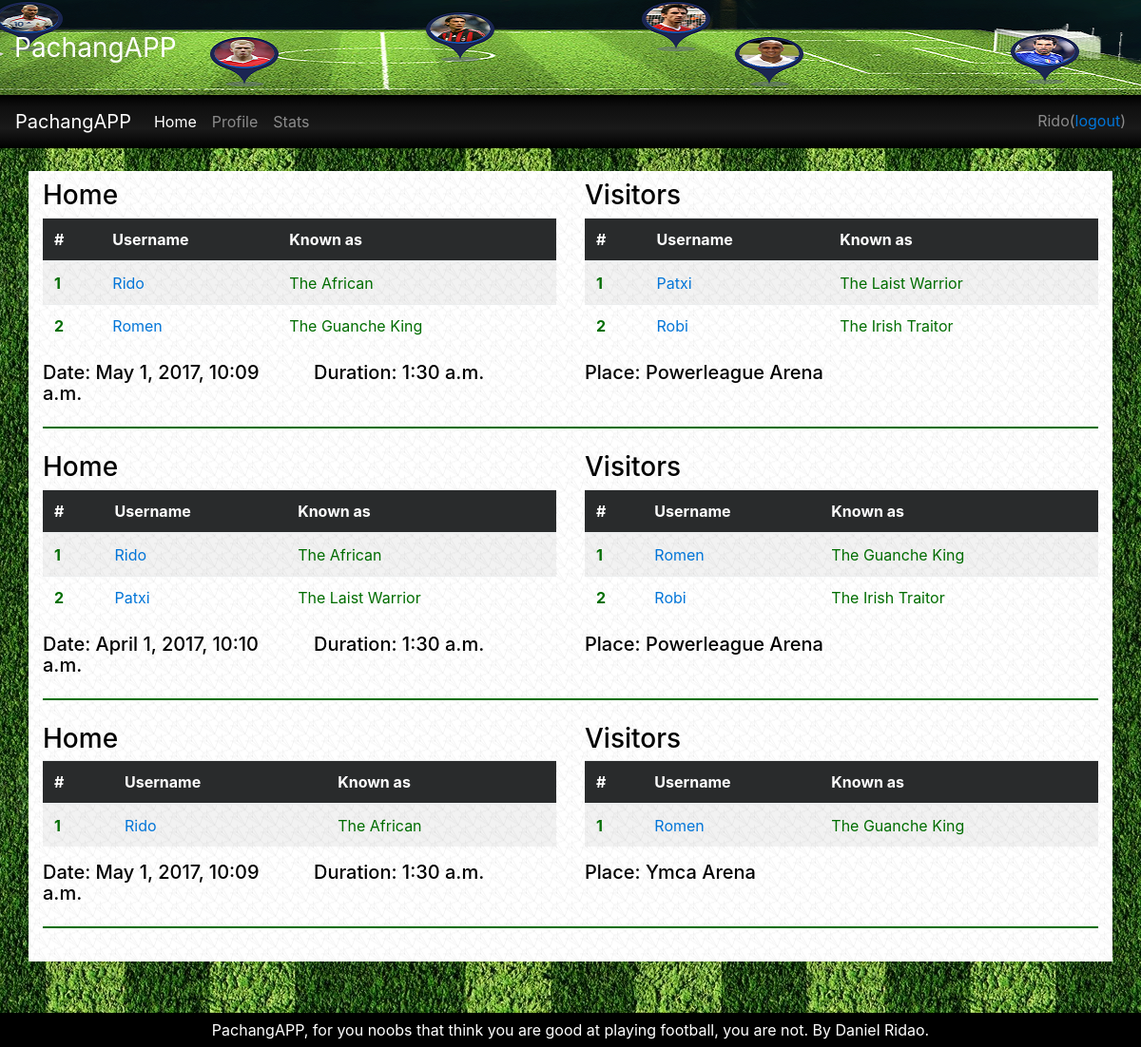
Screenshot of /pachangapp/ (signed in) with the database file from the repository.
### pachangapp/models.py (models this page shows, shortened)
class Match(models.Model):
	date = models.DateTimeField('date')
	duration = models.TimeField('duration')
	arena = models.ForeignKey(Arena, on_delete=models.CASCADE)
	team_home = models.ManyToManyField(User, related_name='home_team')
	team_visitor = models.ManyToManyField(User, related_name='visitors')

class User(models.Model):
	user = models.OneToOneField('auth.User', on_delete=models.CASCADE)
	stats = models.OneToOneField(Stats, on_delete=models.CASCADE)
	known_as = models.CharField(max_length=MODEL_USER_KNOWN_AS, default="")
	groups = models.ManyToManyField(Group)
	country = models.CharField(
		max_length = 2,
        choices = MODEL_USER_COUNTRIES,
        default = 'ND'
    )
	avatar = models.ImageField(blank=True, null=True)

class Arena(models.Model):
	name = models.CharField(max_length=MODEL_ARENA_NAME, default="")
	city = models.ForeignKey(City, on_delete=models.CASCADE)
	def __str__(self):
		return self.name

### pachangapp/views.py (the view)
@login_required(login_url = LOGIN_URL)
def index(request):
	user = User.objects.filter(user=request.user).first()
	matches = Match.objects.filter(Q(team_home=user) | Q(team_visitor=user)).distinct()[:5]
	return render(request, "pachangapp/index.html", {'matches': matches})

### pachangapp/templatetags/pachangapp_template_tags.py (called while the page is built)
@register.filter
def all(value):
	return value.all()

### pachangapp/templates/pachangapp/index.html (shortened to what this page needs)
{% extends "pachangapp/basic_template.html" %}
{% load pachangapp_template_tags %}
{% block index %}
<li class="nav-item active">
  <a class="nav-link" href="{% url 'pachangapp:index' %}">Home <span class="sr-only">(current)</span></a>
</li>
{% endblock %}
{% block content %}
	{% for match in matches %}
		<div class="row">
			<div class="col-6">
				<h3>Home</h3>
			</div>
			<div class="col-6">
				<h3>Visitors</h3>
			</div>
		</div>
		<div class="row">
			<div class="col-6">
				<table class="table table-striped">
				  <thead class="thead-inverse">
				    <tr>
				      <th>#</th>
				      <th>Username</th>
				      <th>Known as</th>
				    </tr>
				  </thead>
				  <tbody class="color-green">
				  	{% for player in match.team_home|all %}
				    <tr>
				      <th scope="row">{{forloop.counter}}</th>
				      <td><a href="{% url 'pachangapp:stats' player.user.username %}">{{player.user.username|title}}</a></td>
				      <td>{{player.known_as|title}}</td>
				    </tr>
				    {% endfor %}
				  </tbody>
				</table>
			</div>
			<div class="col-6">
				<table class="table table-striped">
				  <thead class="thead-inverse">
				    <tr>
				      <th>#</th>
				      <th>Username</th>
				      <th>Known as</th>
				    </tr>
				  </thead>
				  <tbody class="color-green">
				  	{% for player in match.team_visitor|all %}
				    <tr>
				      <th scope="row">{{forloop.counter}}</th>
				      <td><a href="{% url 'pachangapp:stats' player.user.username %}">{{player.user.username|title}}</a></td>
				      <td>{{player.known_as|title}}</td>
				    </tr>
				    {% endfor %}
				  </tbody>
				</table>
			</div>
		</div>
		<div class="row">
			<div class="col-3">
				<h5>Date: {{match.date}}</h5>
			</div>
			<div class="col-3">
				<h5>Duration: {{match.duration}}</h5>
			</div>
			<div class="col-6">
				<h5>Place: {{match.arena|title}} Arena</h5>
			</div>
		</div>
		<div class="col-12 color-green separator-xs"></div>
		<div class="col-12 underlined color-green separator-sm"></div>
	{% endfor %}
{% endblock %}

### pachangapp/templates/pachangapp/basic_template.html (shortened to what this page needs)
<html>
   {% load static %}
   <link rel="stylesheet" type="text/css" href="{% static 'pachangapp/bootstrap/css/bootstrap.min.css' %}" />
   <link rel="stylesheet" href="{% static 'pachangapp/font-awesome/css/font-awesome.min.css' %}">
   <link rel="stylesheet" type="text/css" href="{% static 'pachangapp/custom.css' %}" />
   <head>
   </head>
   {% block bodyDefinition %}
   <body>
   {% endblock %}
      <div id="banner" class="container-fluid gradient1" alt="Banner">
         <div class="row">
            <div class="col-10">
               PachangAPP
            </div>
         </div>
      </div>
      <nav class="gradient2 navbar navbar-toggleable-md navbar-inverse bg-inverse mb-4">
         <a class="navbar-brand" href="#">PachangAPP</a>
         <div class="collapse navbar-collapse" id="navbarCollapse">
            <ul class="navbar-nav mr-auto">
               {% block index %}{% endblock %}
               {% if user.is_authenticated %}
                  {% block profile %}
                  <li class="nav-item">
                     <a class="nav-link" href="{% url 'pachangapp:profile' %}">Profile</a>
                  </li>
                  {% endblock %}
                  {% block stats %}
                  <li class="nav-item">
                     <a class="nav-link" href="{% url 'pachangapp:stats' %}">Stats</a>
                  </li>
                  {% endblock %}
               {% endif %}
            </ul>
            <span class="navbar-text menu-right">
               {% if user.is_authenticated %}
                  {{ user.username|title }}(<a href="{% url 'pachangapp:logout' %}">logout</a>)
               {% else %}
                  <a class="nav-link" href="{% url 'pachangapp:login' %}">login</a>
               {% endif %}
            </span>
         </div>
      </nav>
      <div id="main-container" class="container">
      {% block content %}{% endblock %}
      </div>
      <div id="footer-separator">
      </div>
      <footer class="row gradient3">
         <span id="footer-inner" class="text-muted font-console font-sm">PachangAPP, for you noobs that think you are good at playing football, you are not. By Daniel Ridao.</span>
      </footer>
   </body>
</html>

### pachangapp/static/pachangapp/custom.css (style rules this page uses)
body { background: white url("images/background.jpg") right bottom; background-repeat: repeat; background-attachment: fixed; color: white; }
#main-container { background: url('images/white-background.jpg') right bottom; color: black; padding-top: 10px; padding-bottom: 10px; }
#banner { background: url('images/stadium.jpg') right bottom; line-height: 100px; }
#banner div { vertical-align: middle; color: white; font-size: 28px; }
footer { position: fixed; background-color: black; padding-top: 6px; margin: 0px !important; bottom: 0; width: 100%; height: 36px; }
#footer-inner { text-align: center; width: 100%; color: white !important; }
.gradient1 { background: rgba(0,31,6,1); background: -moz-linear-gradient(top, rgba(0,31,6,1) 0%, rgba(0,66,15,1) 24%, rgba(1,82,20,1) 51%, rgba(0,71,13,1) 79%, rgba(0,41,8,1) 100%); background: -webkit-gradient(left top, left bottom, color-stop(0%, rgba(0,31,6,1)), color-stop(24%, rgba(0,66,15,1)), color-stop(51%, rgba(1,82,20,1)), color-stop(79%, rgba(0,71,13,1)), color-stop(100%, rgba(0,41,8,1))); background: -webkit-linear-gradient(top, rgba(0,31,6,1) 0%, rgba(0,66,15,1) 24%, rgba(1,82,20,1) 51%, rgba(0,71,13,1) 79%, rgba(0,41,8,1) 100%); background: -o-linear-gradient(top, rgba(0,31,6,1) 0%, rgba(0,66,15,1) 24%, rgba(1,82,20,1) 51%, rgba(0,71,13,1) 79%, rgba(0,41,8,1) 100%); background: -ms-linear-gradient(top, rgba(0,31,6,1) 0%, rgba(0,66,15,1) 24%, rgba(1,82,20,1) 51%, rgba(0,71,13,1) 79%, rgba(0,41,8,1) 100%); background: linear-gradient(to bottom, rgba(0,31,6,1) 0%, rgba(0,66,15,1) 24%, rgba(1,82,20,1) 51%, rgba(0,71,13,1) 79%, rgba(0,41,8,1) 100%); filter: progid:DXImageTransform.Microsoft.gradient( startColorstr='#001f06', endColorstr='#002908', GradientType=0 ); }
.gradient2 { background: rgba(0,0,0,1); background: -moz-linear-gradient(top, rgba(0,0,0,1) 0%, rgba(15,15,15,1) 22%, rgba(26,26,26,1) 63%, rgba(0,0,0,1) 100%); background: -webkit-gradient(left top, left bottom, color-stop(0%, rgba(0,0,0,1)), color-stop(22%, rgba(15,15,15,1)), color-stop(63%, rgba(26,26,26,1)), color-stop(100%, rgba(0,0,0,1))); background: -webkit-linear-gradient(top, rgba(0,0,0,1) 0%, rgba(15,15,15,1) 22%, rgba(26,26,26,1) 63%, rgba(0,0,0,1) 100%); background: -o-linear-gradient(top, rgba(0,0,0,1) 0%, rgba(15,15,15,1) 22%, rgba(26,26,26,1) 63%, rgba(0,0,0,1) 100%); background: -ms-linear-gradient(top, rgba(0,0,0,1) 0%, rgba(15,15,15,1) 22%, rgba(26,26,26,1) 63%, rgba(0,0,0,1) 100%); background: linear-gradient(to bottom, rgba(0,0,0,1) 0%, rgba(15,15,15,1) 22%, rgba(26,26,26,1) 63%, rgba(0,0,0,1) 100%); filter: progid:DXImageTransform.Microsoft.gradient( startColorstr='#000000', endColorstr='#000000', GradientType=0 ); }
#footer-separator { height: 90px; }
.underlined { border-bottom: 2px solid; }
.separator-sm { margin-bottom: 25px; }
.separator-xs { margin-bottom: 15px; }
.color-green { color: #006d00; }

### rows the page displays
Match: date "May 1, 2017, 10:09 a.m.", duration "1:30 a.m.", arena "Powerleague"
User: user.username "Rido", known_as "The African"
User: user.username "Romen", known_as "The Guanche King"
User: user.username "Patxi", known_as "The Laist Warrior"
User: user.username "Robi", known_as "The Irish Traitor"
Match: date "April 1, 2017, 10:10 a.m.", duration "1:30 a.m.", arena "Powerleague"
Match: date "May 1, 2017, 10:09 a.m.", duration "1:30 a.m.", arena "Ymca"

### other values shown
{{ user.username|title }} "Rido"
